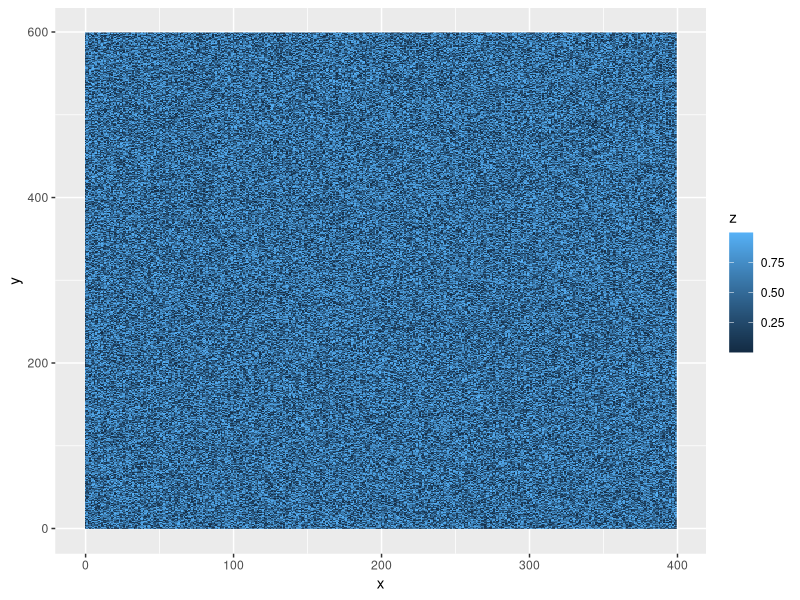
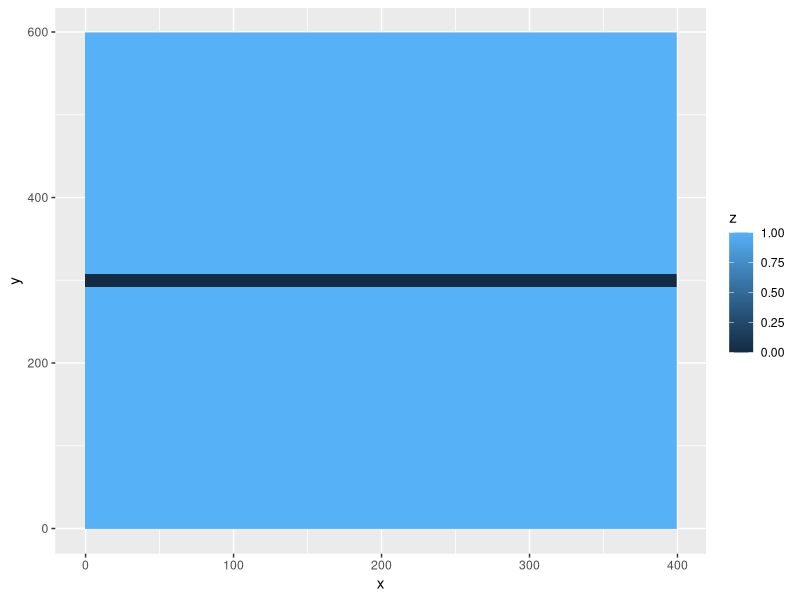
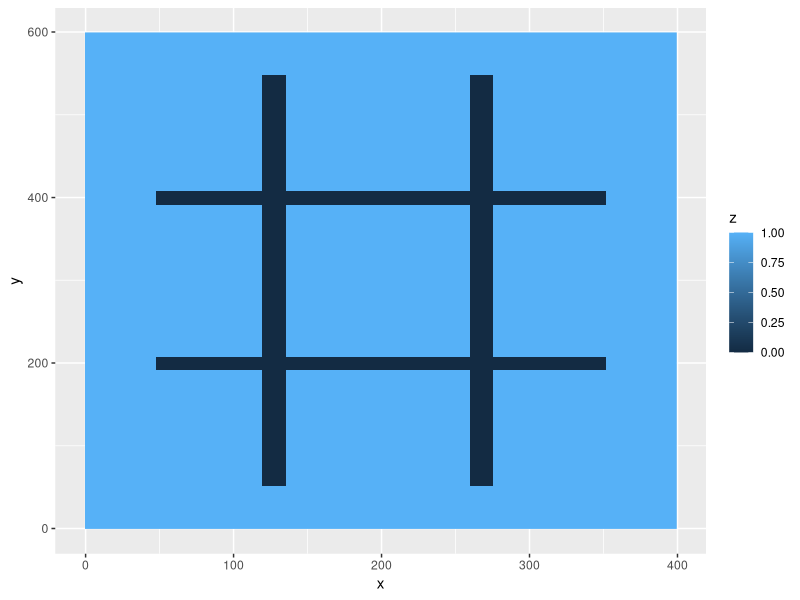
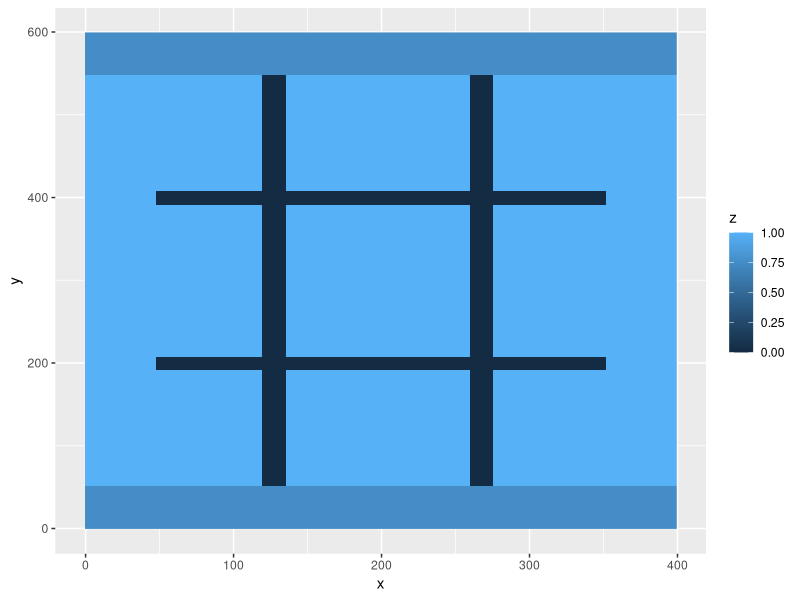
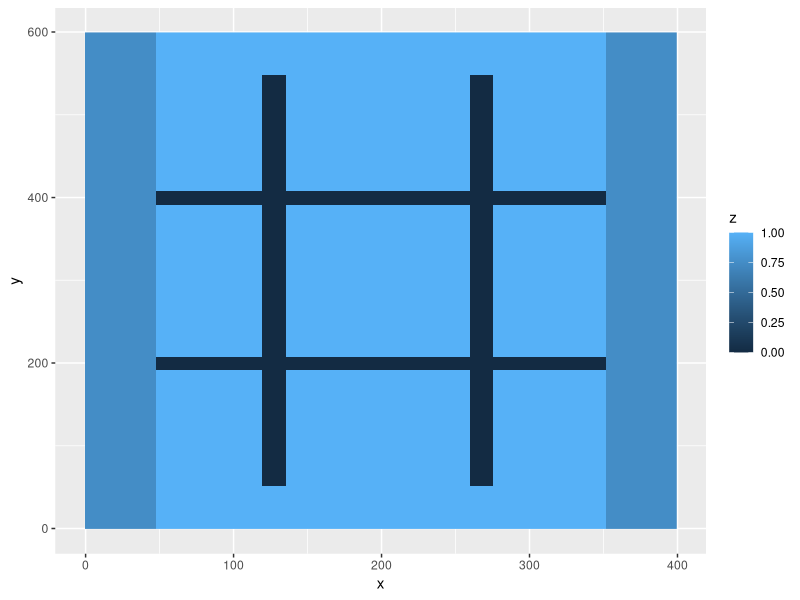
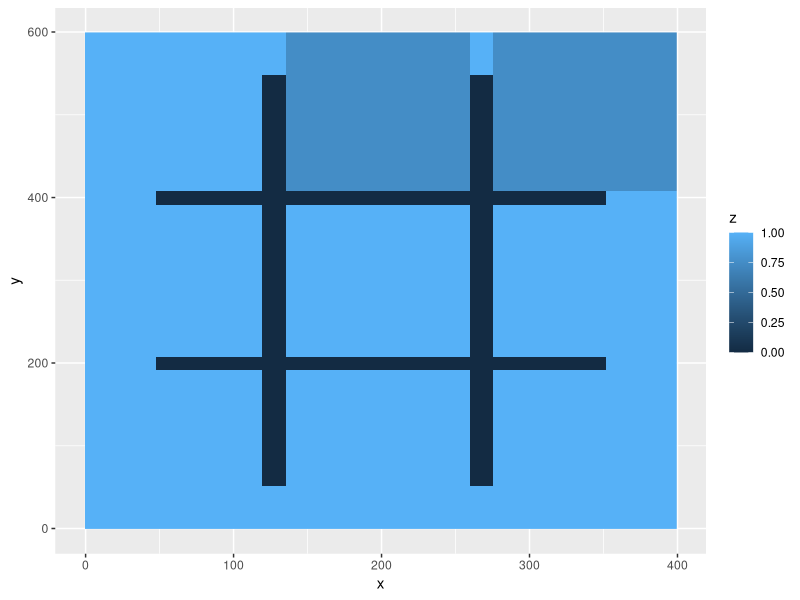
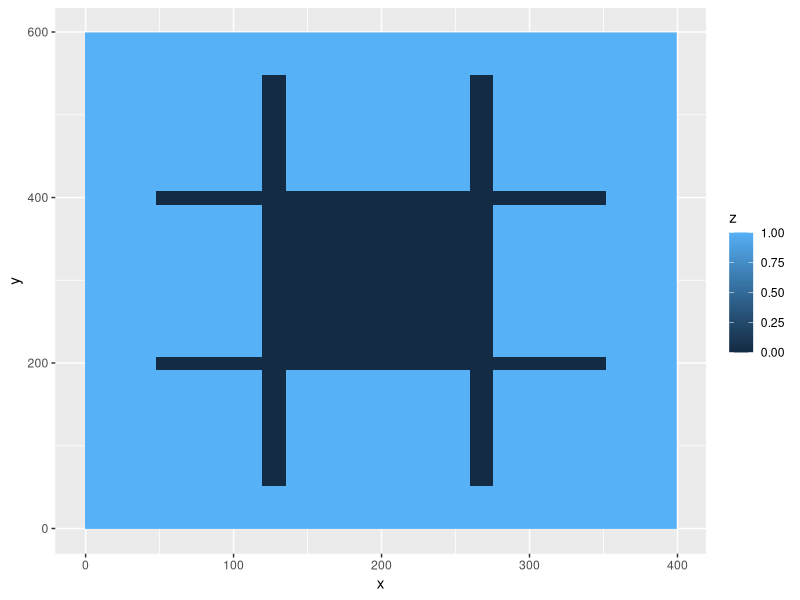

These figures' R source, in order: (Note: this script raises an error after producing the figures.)
## ---- chunk 1
install.packages("tidyverse")
library(ggplot2)
## ---- chunk 2
df <- expand.grid(x = 0:399, y = 0:599)
df$z <- runif(nrow(df))
ggplot(df, aes(x, y, fill = z)) + geom_raster()
## ---- chunk 3
df <- expand.grid(x = 0:399, y = 0:599)
df$z <- 1
# using test input {“0 292 399 307”}
df$z[df$x >= 0 & df$x <= 399 & df$y >= 292 & df$y <= 307] <- 0
ggplot(df, aes(x, y, fill = z)) + geom_raster()
## ---- chunk 4
#area of top
(599-307) * 400
#area of bottom
(292-0) * 400
## ---- chunk 5
setBarren <- function(df, barren_lands, val=0){
  for (bString in barren_lands){
    b <- unlist(strsplit(bString,"[ ]")) #split on spaces
    b <- as.numeric(b)                   #convert string to numbers
    df$z[df$x >= b[1] & df$x <= b[3] & df$y >= b[2] & df$y <= b[4]] <- val
  }
  return(df)
}

# reset our grid
df <- expand.grid(x = 0:399, y = 0:599)
df$z <- 1
df <- setBarren(df, c("48 192 351 207", "48 392 351 407", "120 52 135 547", "260 52 275 547"))
ggplot(df, aes(x, y, fill = z)) + geom_raster()
## ---- chunk 6
df2 <- df
df2 <- setBarren(df2, c("0 0 399 51", "0 548 399 599"), .75)
ggplot(df2, aes(x, y, fill = z)) + geom_raster()
## ---- chunk 7
df2 <- df
df2 <- setBarren(df2, c("0 0 47 599", "352 0 399 599"), .75)
ggplot(df2, aes(x, y, fill = z)) + geom_raster()
## ---- chunk 8
df2 <- df
df2 <- setBarren(df2, c("136 408 259 599", "276 408 399 599"), .75)
ggplot(df2, aes(x, y, fill = z)) + geom_raster()
## ---- chunk 9
df2 <- df
df2 <- setBarren(df2, c("136 207 259 392"))
ggplot(df2, aes(x, y, fill = z)) + geom_raster()
## ---- chunk 10
nrow(df2[df2$z==1,])
## ---- chunk 11
#source("https://bioconductor.org/biocLite.R")
#biocLite("EBImage")
#library("EBImage")
#floodFill(df2, c(0,0), .5)
#df3 <- floodFill(data.matrix(df2), c(1,1), .5)
#ggplot(as.data.frame(df3), aes(x, y, fill = z)) + geom_raster()
## ---- chunk 12
# z=0 is barren land
# z=1 is fertile land
# z=.75 is marked fertile land that we are currently counting
dfFlood <- df
floodFill <- function(xCord, yCord) {
  zVal <- dfFlood[dfFlood$x==xCord & dfFlood$y==yCord,]$z
  if (is.na(zVal) | zVal == .75 | zVal == 0) { return() }
  if (zVal == 1) {
    dfFlood[dfFlood$x==xCord & dfFlood$y==yCord,]$z <<- .75
    # left
    if (xCord > 0) { floodFill(xCord-1, yCord) }   #left
    if (xCord < 399) { floodFill(xCord+1, yCord) } #right
    if (yCord < 599) { floodFill(xCord, yCord+1) } #up
    if (yCord > 0) { floodFill(xCord, yCord-1) }   #down
  }
}

floodFill(0,0)
ggplot(dfFlood, aes(x, y, fill = z)) + geom_raster()

## ---- chunk 13
100 * nrow(dfFlood[dfFlood$z==.75,]) / 240000
## ---- chunk 14
dfFlood <- df
Q <- data.frame()

# z=0 is barren land
# z=1 is fertile land
# z=.75 is marked fertile land that we are currently counting
floodFill <- function(xCord, yCord) {
  #paste("flood", xCord, yCord)
  zVal <- dfFlood[dfFlood$x==xCord & dfFlood$y==yCord,]$z
  if (is.na(zVal) | zVal == .75 | zVal == 0) { 
    return()
  } else { 
    dfFlood[dfFlood$x==xCord & dfFlood$y==yCord,]$z <<- .75
    if (xCord > 0) { Q <<- rbind(Q,c(x=xCord-1, y=yCord)) }   #left
    if (xCord < 399) { Q <<- rbind(Q,c(x=xCord+1, y=yCord)) } #right
    if (yCord < 599) { Q <<- rbind(Q,c(x=xCord, y=yCord+1)) } #up
    if (yCord > 0) { Q <<- rbind(Q,c(x=xCord, y=yCord-1)) }   #down
  }
}
## ---- chunk 15
# add the origin to the queue to get us started
# technically this _sets_ the origin, and adds the two adjacent (up and right) to the queue
floodFill(0,0) 

# process the queue
while ( nrow(Q) > 0 ) {
  floodFill(Q[1,]$X1, Q[1,]$X0) #set and add neighbors to queue
  Q <<- Q[-1,]                  #remove row 1
}

ggplot(dfFlood, aes(x, y, fill = z)) + geom_raster()
## ---- chunk 16
area <- nrow(dfFlood[dfFlood$z==.75,])
area
## ---- chunk 17
results <- c()

# save the last found area
results <- c(results, area)
results

# clear out the found area
dfFloodLoop <- dfFlood
dfFloodLoop[dfFloodLoop$z==.75,]$z <- 0

# find next fertile (1) if it exists
nextFertile <- dfFloodLoop[dfFloodLoop$z==1,][1,]

# reset the queue and populate with the nextFertile coordinates
Q <- data.frame()
floodFill(nextFertile$x,nextFertile$y) 

# process the queue
while ( nrow(Q) > 0 ) {
  floodFill(Q[1,]$X135, Q[1,]$X208) #set and add neighbors to queue
  Q <<- Q[-1,]                      #remove row 1
}

ggplot(dfFloodLoop, aes(x, y, fill = z)) + geom_raster()
